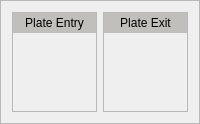
                <widget class="QFrame" name="frame_36">
                 <property name="maximumSize">
                  <size>
                   <width>16777215</width>
                   <height>200</height>
                  </size>
                 </property>
                 <property name="frameShape">
                  <enum>QFrame::StyledPanel</enum>
                 </property>
                 <property name="frameShadow">
                  <enum>QFrame::Raised</enum>
                 </property>
                 <layout class="QHBoxLayout" name="horizontalLayout_22">
                  <item>
                   <widget class="QFrame" name="frame_31">
                    <property name="minimumSize">
                     <size>
                      <width>0</width>
                      <height>100</height>
                     </size>
                    </property>
                    <property name="maximumSize">
                     <size>
                      <width>16777215</width>
                      <height>16777215</height>
                     </size>
                    </property>
                    <property name="frameShape">
                     <enum>QFrame::StyledPanel</enum>
                    </property>
                    <property name="frameShadow">
                     <enum>QFrame::Raised</enum>
                    </property>
                    <layout class="QVBoxLayout" name="verticalLayout_2">
                     <property name="spacing">
                      <number>5</number>
                     </property>
                     <property name="leftMargin">
                      <number>0</number>
                     </property>
                     <property name="topMargin">
                      <number>0</number>
                     </property>
                     <property name="rightMargin">
                      <number>0</number>
                     </property>
                     <property name="bottomMargin">
                      <number>0</number>
                     </property>
                     <item>
                      <widget class="QLabel" name="plate_entry">
                       <property name="maximumSize">
                        <size>
                         <width>16777215</width>
                         <height>20</height>
                        </size>
                       </property>
                       <property name="styleSheet">
                        <string notr="true">background-color: rgb(192, 191, 188);</string>
                       </property>
                       <property name="text">
                        <string>&lt;html&gt;&lt;head/&gt;&lt;body&gt;&lt;p align=&quot;center&quot;&gt;Plate Entry&lt;/p&gt;&lt;/body&gt;&lt;/html&gt;</string>
                       </property>
                      </widget>
                     </item>
                     <item>
                      <widget class="QLabel" name="label_plaeEntry">
                       <property name="text">
                        <string/>
                       </property>
                      </widget>
                     </item>
                    </layout>
                   </widget>
                  </item>
                  <item>
                   <widget class="QFrame" name="frame_32">
                    <property name="minimumSize">
                     <size>
                      <width>0</width>
                      <height>100</height>
                     </size>
                    </property>
                    <property name="maximumSize">
                     <size>
                      <width>16777215</width>
                      <height>16777215</height>
                     </size>
                    </property>
                    <property name="frameShape">
                     <enum>QFrame::StyledPanel</enum>
                    </property>
                    <property name="frameShadow">
                     <enum>QFrame::Raised</enum>
                    </property>
                    <layout class="QVBoxLayout" name="verticalLayout_11">
                     <property name="spacing">
                      <number>5</number>
                     </property>
                     <property name="leftMargin">
                      <number>0</number>
                     </property>
                     <property name="topMargin">
                      <number>0</number>
                     </property>
                     <property name="rightMargin">
                      <number>0</number>
                     </property>
                     <property name="bottomMargin">
                      <number>0</number>
                     </property>
                     <item>
                      <widget class="QLabel" name="plate_exit">
                       <property name="maximumSize">
                        <size>
                         <width>16777215</width>
                         <height>20</height>
                        </size>
                       </property>
                       <property name="styleSheet">
                        <string notr="true">background-color: rgb(192, 191, 188);</string>
                       </property>
                       <property name="text">
                        <string>&lt;html&gt;&lt;head/&gt;&lt;body&gt;&lt;p align=&quot;center&quot;&gt;Plate Exit&lt;/p&gt;&lt;/body&gt;&lt;/html&gt;</string>
                       </property>
                      </widget>
                     </item>
                     <item>
                      <widget class="QLabel" name="label_plateExit">
                       <property name="text">
                        <string/>
                       </property>
                      </widget>
                     </item>
                    </layout>
                   </widget>
                  </item>
                 </layout>
                </widget>
